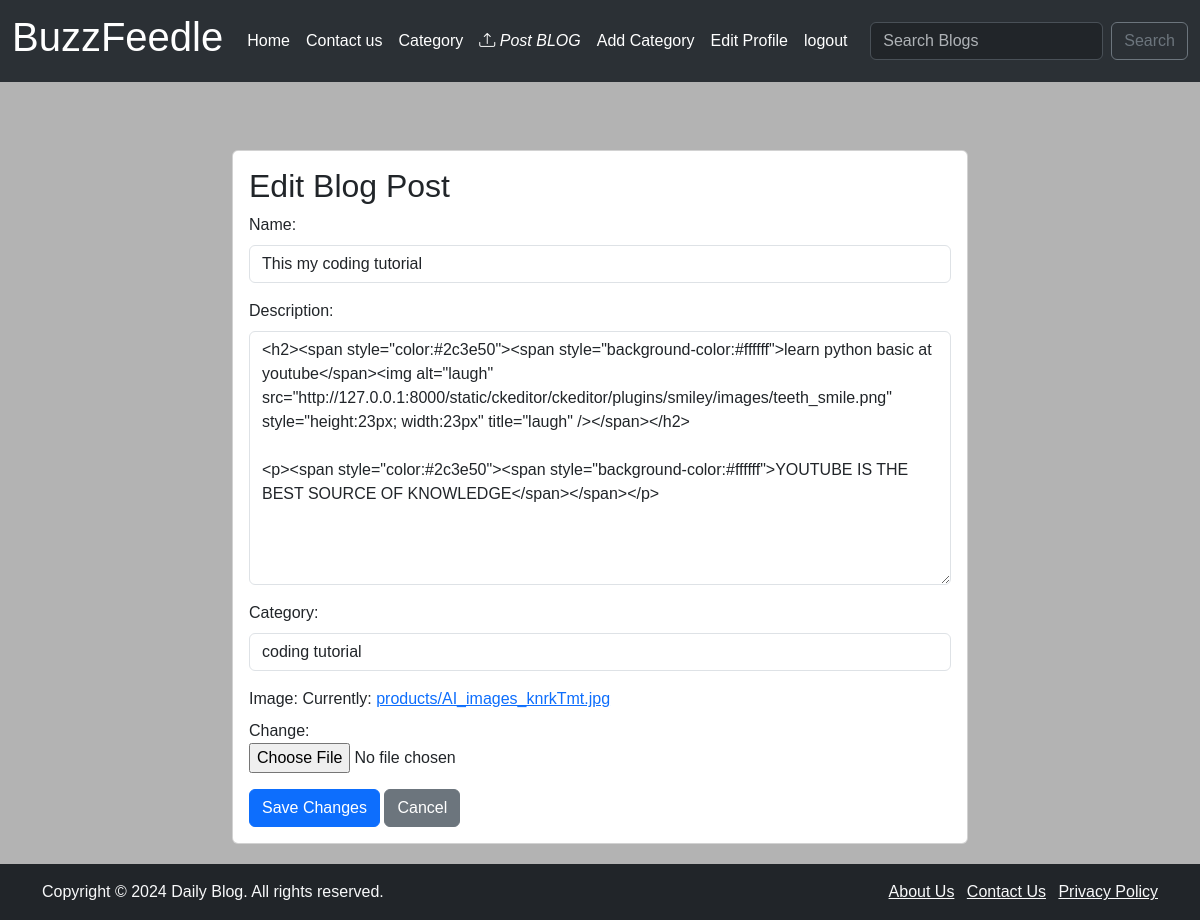
Screenshot of /blog/4/edit/ (signed in) with the database file from the repository.
### App/models.py (models this page shows, shortened)
class Product(models.Model):
    author = models.ForeignKey(User ,on_delete=models.CASCADE )
    name = models.CharField(max_length=255)
    description = RichTextField(blank=True, null=True)
    category = models.CharField(max_length=255, default="uncategorized" )
    image = models.ImageField( upload_to='products/')
    created_at = models.DateTimeField(auto_now_add=True)
    updated_at = models.DateField(auto_now=True)
    likes = models.ManyToManyField(User, related_name="blog_post")

### App/views.py (the view)
# urls.py: path('blog/<int:pk>/edit/', views.edit_product, name='edit_product'),
def edit_product(request, pk):
    product = get_object_or_404(Product, pk=pk)
    if request.method == "POST":
        form = ProductForm(request.POST, instance=product)
        if form.is_valid():
            form.save()
            return redirect("product_list")
    else:
        form = ProductForm(instance=product)
    return render(request, "edit.html", {"form":form, 'product':product})

### App/forms.py
class ProductForm(forms.ModelForm):
    class Meta:
        model = Product
        fields = ['author','name', 'description','category', "image"]
        widgets = {
            'author':forms.TextInput( attrs={'class': 'form-control', 'value':'', 'id':'user_name', 'type':'hidden'}),
            'name': forms.TextInput(attrs={'class': 'form-control'}),
            'description': forms.Textarea(attrs={'class': 'form-control'}),
            'category':forms.Select(choices=choice_list, attrs={'class': 'form-control'}),
            'image': forms.ClearableFileInput(attrs={'class': 'form-control-file'})
        }

### App/templates/edit.html (shortened to what this page needs)
{% extends 'base.html' %}
{% block content %}
<div class="container mt-5">
    <div class="row justify-content-center">
        <div class="col-md-8">
            <div class="card">
                <div class="card-body">
                    <h2 class="card-title">Edit Blog Post</h2>
                    {% if user.is_authenticated %}
                        {% if user.id == product.author.id %}
                            <form method="post">
                                {{ form.as_p }}
                                <button type="submit" class="btn btn-primary">Save Changes</button>
                                <a href="{% url 'product_detail' pk=product.pk %}" class="btn btn-secondary">Cancel</a>
                            </form>
                        {% else %}
                            your are not Allowed here! (and you know it...)
                        {% endif %}
                    {% else %}
                    your are not Allowed here! (and you know it...)
                    {% endif %}
                </div>
            </div>
        </div>
    </div>
</div>
{% endblock %}

### App/static/css/stylesheet.css (style rules this page uses)
body { font-family: Arial, Helvetica, sans-serif; margin: 0; padding: 0; background-color: #b3b3b3; }

### rows the page displays
Product: name "This my coding tutorial", description "<h2><span style=\"color:#2c3e50\"><span style=\"background-color:#ffffff\">learn python basic at youtube</span><img alt=\"laugh\" src=\"http://127.0.0.1:8000/static/ckeditor/ckeditor/plugins/smiley/images/teeth_smile.png\" style=\"height:23px; width:23px\" title=\"laugh\" /></span></h2> <p><span style=\"color:#2c3e50\"><span style=\"background-color:#ffffff\">YOUTUBE IS THE BEST SOURCE OF KNOWLEDGE</span></span></p>", category "coding tutorial"
